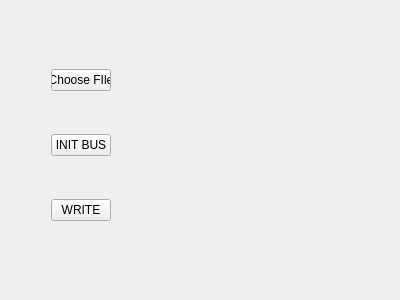
<?xml version="1.0" encoding="UTF-8"?>
<ui version="4.0">
 <class>MainWindow</class>
 <widget class="QMainWindow" name="MainWindow">
  <property name="geometry">
   <rect>
    <x>0</x>
    <y>0</y>
    <width>400</width>
    <height>300</height>
   </rect>
  </property>
  <property name="windowTitle">
   <string>MainWindow</string>
  </property>
  <widget class="QWidget" name="centralWidget">
   <widget class="QWidget" name="layoutWidget">
    <property name="geometry">
     <rect>
      <x>40</x>
      <y>21</y>
      <width>82</width>
      <height>251</height>
     </rect>
    </property>
    <layout class="QVBoxLayout" name="verticalLayout">
     <item>
      <widget class="QPushButton" name="BtnNewFile">
       <property name="text">
        <string>Choose FIle</string>
       </property>
      </widget>
     </item>
     <item>
      <widget class="QPushButton" name="BtnInitBus">
       <property name="text">
        <string>INIT BUS</string>
       </property>
      </widget>
     </item>
     <item>
      <widget class="QPushButton" name="BtnSend">
       <property name="text">
        <string>WRITE</string>
       </property>
      </widget>
     </item>
    </layout>
   </widget>
  </widget>
 </widget>
 <layoutdefault spacing="6" margin="11"/>
 <resources/>
 <connections/>
</ui>
